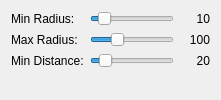
           <widget class="QWidget" name="pageCircleParams">
            <layout class="QFormLayout" name="formLayoutCircle">
             <item row="0" column="0">
              <widget class="QLabel" name="labelCircleMinRadius">
               <property name="text">
                <string>Min Radius:</string>
               </property>
              </widget>
             </item>
             <item row="0" column="1">
              <layout class="QHBoxLayout" name="horizontalLayout_7">
               <item>
                <widget class="QSlider" name="sliderCircleMinRadius">
                 <property name="minimum">
                  <number>0</number>
                 </property>
                 <property name="maximum">
                  <number>100</number>
                 </property>
                 <property name="value">
                  <number>10</number>
                 </property>
                 <property name="orientation">
                  <enum>Qt::Horizontal</enum>
                 </property>
                </widget>
               </item>
               <item>
                <widget class="QLabel" name="labelCircleMinRadiusValue">
                 <property name="minimumSize">
                  <size>
                   <width>30</width>
                   <height>0</height>
                  </size>
                 </property>
                 <property name="text">
                  <string>10</string>
                 </property>
                 <property name="alignment">
                  <set>Qt::AlignRight|Qt::AlignTrailing|Qt::AlignVCenter</set>
                 </property>
                </widget>
               </item>
              </layout>
             </item>
             <item row="1" column="0">
              <widget class="QLabel" name="labelCircleMaxRadius">
               <property name="text">
                <string>Max Radius:</string>
               </property>
              </widget>
             </item>
             <item row="1" column="1">
              <layout class="QHBoxLayout" name="horizontalLayout_8">
               <item>
                <widget class="QSlider" name="sliderCircleMaxRadius">
                 <property name="minimum">
                  <number>20</number>
                 </property>
                 <property name="maximum">
                  <number>300</number>
                 </property>
                 <property name="value">
                  <number>100</number>
                 </property>
                 <property name="orientation">
                  <enum>Qt::Horizontal</enum>
                 </property>
                </widget>
               </item>
               <item>
                <widget class="QLabel" name="labelCircleMaxRadiusValue">
                 <property name="minimumSize">
                  <size>
                   <width>30</width>
                   <height>0</height>
                  </size>
                 </property>
                 <property name="text">
                  <string>100</string>
                 </property>
                 <property name="alignment">
                  <set>Qt::AlignRight|Qt::AlignTrailing|Qt::AlignVCenter</set>
                 </property>
                </widget>
               </item>
              </layout>
             </item>
             <item row="2" column="0">
              <widget class="QLabel" name="labelCircleMinDist">
               <property name="text">
                <string>Min Distance:</string>
               </property>
              </widget>
             </item>
             <item row="2" column="1">
              <layout class="QHBoxLayout" name="horizontalLayout_9">
               <item>
                <widget class="QSlider" name="sliderCircleMinDist">
                 <property name="minimum">
                  <number>10</number>
                 </property>
                 <property name="maximum">
                  <number>100</number>
                 </property>
                 <property name="value">
                  <number>20</number>
                 </property>
                 <property name="orientation">
                  <enum>Qt::Horizontal</enum>
                 </property>
                </widget>
               </item>
               <item>
                <widget class="QLabel" name="labelCircleMinDistValue">
                 <property name="minimumSize">
                  <size>
                   <width>30</width>
                   <height>0</height>
                  </size>
                 </property>
                 <property name="text">
                  <string>20</string>
                 </property>
                 <property name="alignment">
                  <set>Qt::AlignRight|Qt::AlignTrailing|Qt::AlignVCenter</set>
                 </property>
                </widget>
               </item>
              </layout>
             </item>
            </layout>
           </widget>
